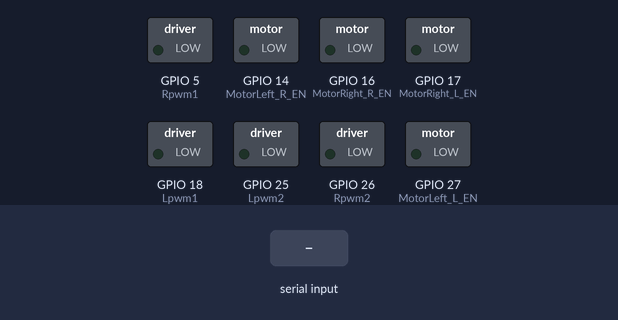
Recording of a sketch running on a simulated ESP32. Shown: switched loads named in the sketch (green lamp = pin HIGH). The inputs (shaded band) are chosen by the test bench. Nothing arrives over Bluetooth unless stated; what the sketch prints to the serial monitor is not drawn.

Above: at 1.2 s.
1.3 s: "<G>" received over the second serial link
At 2.5 s:
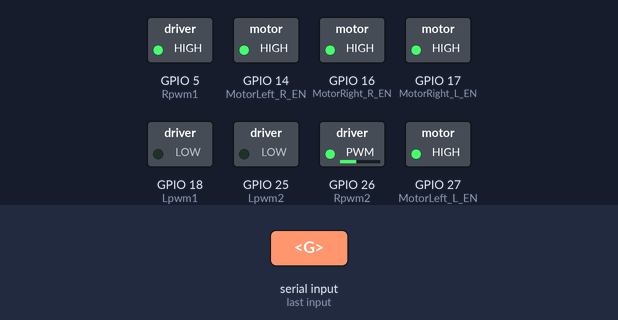
2.8 s: "<F,45>" received over the second serial link
At 3.7 s:
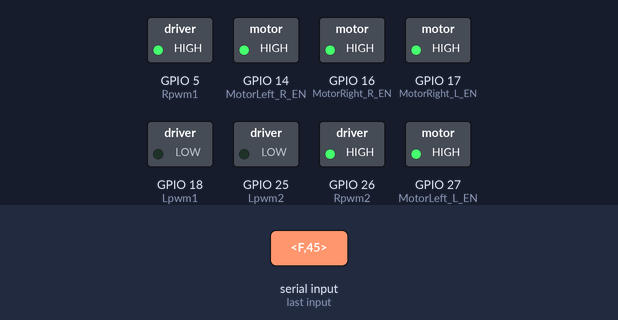
4.3 s: "<J>" received over the second serial link
At 4.9 s:
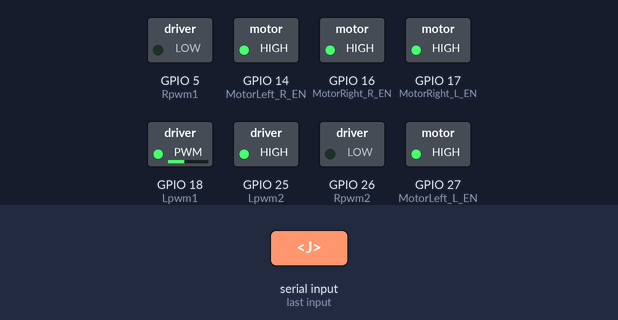
5.8 s: "<H>" received over the second serial link
At 7.0 s:
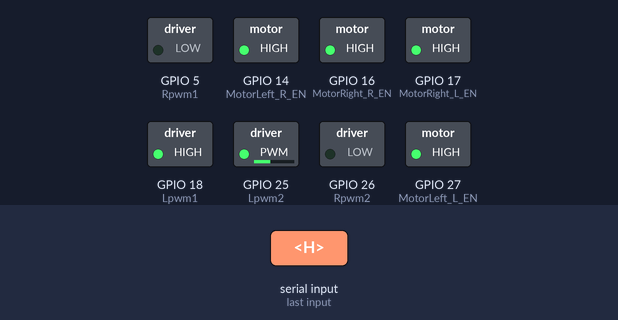
7.3 s: "<S>" received over the second serial link
At 8.4 s:
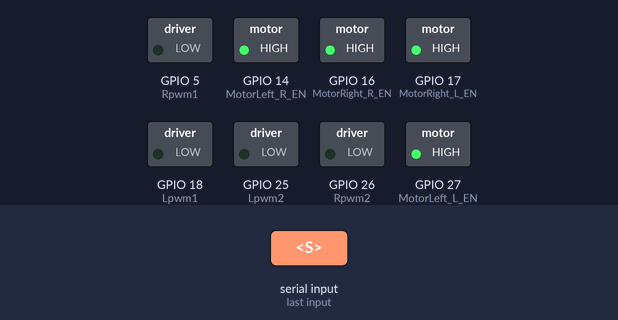
8.8 s: "<J>" received over the second serial link
At 9.5 s:
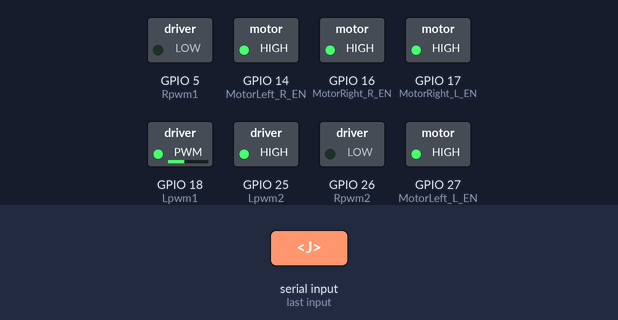
Timing chart, 0 to 11.3 s (numbered marks = the images above; inputs shaded):
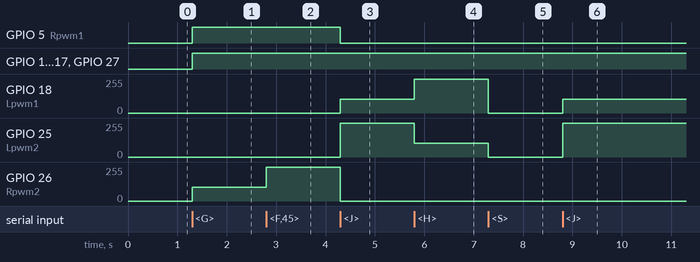

The sketch:

esp32.ino
```cpp
/*
 BTS7960 -> Arduino uno
 MotorRight_R_EN - 4
 MotorRight_L_EN - 5
 MotorLeft_R_EN - 8
 MotorLeft_L_EN - 9
 Rpwm1 - 6
 Lpwm1 - 7
 Rpwm2 - 10
 Lpwm2 - 11

 ROBOT CONTROL STATES:
 0 - stop_Robot
 1 - turn_Right
 2 - turn_Left
 3 - go_Forward
 4 - go_Backward
 5 - move_RightForward
 6 - move_LeftForward
 7 - move_RightBackward
 8 - move_LeftBackward
 */
#include "BluetoothSerial.h"

BluetoothSerial SerialBT;
const int MotorRight_R_EN = 16; // Pin to control the clockwise direction of Right Motor
const int MotorRight_L_EN = 17; // Pin to control the counterclockwise direction of Right Motor
const int MotorLeft_R_EN = 14; // Pin to control the clockwise direction of Left Motor
const int MotorLeft_L_EN = 27; // Pin to control the counterclockwise direction of Left Motor
const int Rpwm1 = 5; // pwm output - motor A
const int Lpwm1 = 18; // pwm output - motor B
const int Rpwm2 = 26; // pwm output - motor A
const int Lpwm2 = 25; // pwm output - motor B
long pwmLvalue = 255;
long pwmRvalue = 255;
byte pwmChannel;

const char startOfNumberDelimiter = '<';
const char endOfNumberDelimiter = '>';
int robotControlState;
int last_mspeed;

char c;
void setup() {
  Serial.begin(115200);
  SerialBT.begin("ESP32cAr"); //Bluetooth device name
  //Setup Right Motors
  pinMode(MotorRight_R_EN, OUTPUT); //Initiates Motor Channel A1 pin
  pinMode(MotorRight_L_EN, OUTPUT); //Initiates Motor Channel A2 pin

  //Setup Left Motors
  pinMode(MotorLeft_R_EN, OUTPUT); //Initiates Motor Channel B1 pin
  pinMode(MotorLeft_L_EN, OUTPUT); //Initiates Motor Channel B2 pin

  //Setup PWM pins as Outputs
  pinMode(Rpwm1, OUTPUT);
  pinMode(Lpwm1, OUTPUT);
  pinMode(Rpwm2, OUTPUT);
  pinMode(Lpwm2, OUTPUT);


  stop_Robot();
}// void setup()

void loop(){
  //int i = 0;
  if (SerialBT.available()) {
    Serial.write(SerialBT.read());
    c=SerialBT.read();
    processInput();
  }
}// void loop()

void processInput (){
  static long receivedNumber = 0;
  static boolean negative = false;
  switch (c){
  case endOfNumberDelimiter:
    if (negative)
      SetPWM(- receivedNumber, pwmChannel);
    else
      SetPWM(receivedNumber, pwmChannel);

    // fall through to start a new number
  case startOfNumberDelimiter:
    receivedNumber = 0;
    negative = false;
    pwmChannel = 0;
    break;

  case 'F': // Go FORWARD
    go_Forward(255);
    //Serial.println("forward");
    break;

  case 'B': // Go BACK
    go_Backwad(255);
    break;

  case 'R':
    turn_Right(255);
    break;

  case 'L':
    turn_Left(255);
    break;

  case 'I': // Top Right
    move_RightForward(255);
    break;

  case 'G': // Top Left
    move_LeftForward(255);
    break;

  case 'J': // Bottom Right
    move_RightBackward(255);
    break;

  case 'H': // Bottom Left
    move_LeftBackward(255);
    break;

  case 'S':
    stop_Robot();
    break;

  case 'X':
    pwmChannel = 1; // Rpwm1
    break;
  case 'Y': // Lpwm1
    pwmChannel = 2;
    break;

  case '1' ... '9':
    receivedNumber *= 10;
    receivedNumber += c - '0';
    break;

  case '-':
    negative = true;
    break;
  } // end of switch
} // void processInput ()

void stop_Robot(){ // robotControlState = 0
  if(robotControlState!=0){
    //SetMotors(2);
    analogWrite(Rpwm1, 0);
    analogWrite(Lpwm1, 0);
    analogWrite(Rpwm2, 0);
    analogWrite(Lpwm2, 0);
    robotControlState = 0;
  }
}// void stopRobot()

void turn_Right(int mspeed){ // robotControlState = 1
  if(robotControlState!=10 || last_mspeed!=mspeed){
    SetMotors(1);
    analogWrite(Rpwm1, 0);
    analogWrite(Lpwm1, mspeed);
    analogWrite(Rpwm2, mspeed);
    analogWrite(Lpwm2, 0);
    robotControlState=10;
    last_mspeed=mspeed;
  }
}// void turn_Right(int mspeed)

void turn_Left(int mspeed){ // robotControlState = 2
  if(robotControlState!=20 || last_mspeed!=mspeed){
    SetMotors(1);
    analogWrite(Rpwm1, mspeed);
    analogWrite(Lpwm1, 0);
    analogWrite(Rpwm2, 0);
    analogWrite(Lpwm2, mspeed);
    robotControlState=20;
    last_mspeed=mspeed;
  }
}// void turn_Left(int mspeed)

void go_Forward(int mspeed){ // robotControlState = 3
  if(robotControlState!=30 || last_mspeed!=mspeed){
    SetMotors(1);
    analogWrite(Rpwm1, mspeed);
    analogWrite(Lpwm1, 0);
    analogWrite(Rpwm2, mspeed);
    analogWrite(Lpwm2, 0);
    robotControlState=30;
    last_mspeed=mspeed;
  }
}// void goForward(int mspeed)

void go_Backwad(int mspeed){ // robotControlState = 4
  if(robotControlState!=40 || last_mspeed!=mspeed){
    SetMotors(1);
    analogWrite(Rpwm1, 0);
    analogWrite(Lpwm1, mspeed);
    analogWrite(Rpwm2, 0);
    analogWrite(Lpwm2, mspeed);
    robotControlState=40;
    last_mspeed=mspeed;
  }
}// void goBackwad(int mspeed)

void move_RightForward(int mspeed){ // robotControlState = 5
  if(robotControlState!=50 || last_mspeed!=mspeed){
    SetMotors(1);
    analogWrite(Rpwm1, mspeed*0.4);
    analogWrite(Lpwm1, 0);
    analogWrite(Rpwm2, mspeed);
    analogWrite(Lpwm2, 0);
    robotControlState=50;
    last_mspeed=mspeed;
  }
}// void move_RightForward(int mspeed)

void move_LeftForward(int mspeed){ // robotControlState = 6
  if(robotControlState!=60 || last_mspeed!=mspeed){
    SetMotors(1);
    analogWrite(Rpwm1, mspeed);
    analogWrite(Lpwm1, 0);
    analogWrite(Rpwm2, mspeed*0.4);
    analogWrite(Lpwm2, 0);
    robotControlState=60;
    last_mspeed=mspeed;
  }
}// move_LeftForward(int mspeed)

void move_RightBackward(int mspeed){ // robotControlState = 7
  if(robotControlState!=70 || last_mspeed!=mspeed){
    SetMotors(1);
    analogWrite(Rpwm1, 0);
    analogWrite(Lpwm1, mspeed*0.4);
    analogWrite(Rpwm2, 0);
    analogWrite(Lpwm2, mspeed);
    robotControlState=70;
    last_mspeed=mspeed;
  }
}// void move_RightBackward(int mspeed)

void move_LeftBackward(int mspeed){ // robotControlState = 8
  if(robotControlState!=80 || last_mspeed!=mspeed){
    SetMotors(1);
    analogWrite(Rpwm1, 0);
    analogWrite(Lpwm1, mspeed);
    analogWrite(Rpwm2, 0);
    analogWrite(Lpwm2, mspeed*0.4);
    robotControlState=80;
    last_mspeed=mspeed;
  }
}// void move_LeftBackward(int mspeed)

void stopRobot(int delay_ms){
  SetMotors(2);
  analogWrite(Rpwm1, 0);
  analogWrite(Lpwm1, 0);
  analogWrite(Rpwm2, 0);
  analogWrite(Lpwm2, 0);
  delay(delay_ms);
}// void stopRobot(int delay_ms)

void SetPWM(const long pwm_num, byte pwm_channel){
  if(pwm_channel==1){ // DRIVE MOTOR
    analogWrite(Rpwm1, 0);
    analogWrite(Rpwm2, 0);
    analogWrite(Lpwm1, pwm_num);
    analogWrite(Lpwm2, pwm_num);
    pwmRvalue = pwm_num;
  }
  else if(pwm_channel==2){ // STEERING MOTOR
    analogWrite(Lpwm1, 0);
    analogWrite(Lpwm2, 0);
    analogWrite(Rpwm1, pwm_num);
    analogWrite(Rpwm2, pwm_num);
    pwmLvalue = pwm_num;
  }
}// void SetPWM (const long pwm_num, byte pwm_channel)

void SetMotors(int controlCase){
  switch(controlCase){
    case 1:
      digitalWrite(MotorRight_R_EN, HIGH);
      digitalWrite(MotorRight_L_EN, HIGH);
      digitalWrite(MotorLeft_R_EN, HIGH);
      digitalWrite(MotorLeft_L_EN, HIGH);
    break;
    case 2:
      digitalWrite(MotorRight_R_EN, LOW);
      digitalWrite(MotorRight_L_EN, LOW);
      digitalWrite(MotorLeft_R_EN, LOW);
      digitalWrite(MotorLeft_L_EN, LOW);
    break;
  }
}// void SetMotors(int controlCase)
```

Measured:
- after the input at 1.3 s, GPIO 5 (Rpwm1), GPIO 14 (MotorLeft_R_EN), GPIO 16 (MotorRight_R_EN), GPIO 17 (MotorRight_L_EN), GPIO 27 (MotorLeft_L_EN): LOW → HIGH at once; GPIO 26 (Rpwm2): 0/255 → 102/255 at once
- after the input at 2.8 s, GPIO 26 (Rpwm2): 102/255 → 255/255 at once
- after the input at 4.3 s, GPIO 5 (Rpwm1): HIGH → LOW at once; GPIO 18 (Lpwm1): 0/255 → 102/255 at once; GPIO 25 (Lpwm2): 0/255 → 255/255 at once; GPIO 26 (Rpwm2): 255/255 → 0/255 at once
- after the input at 5.8 s, GPIO 18 (Lpwm1): 102/255 → 255/255 at once; GPIO 25 (Lpwm2): 255/255 → 102/255 at once
- after the input at 7.3 s, GPIO 18 (Lpwm1): 255/255 → 0/255 at once; GPIO 25 (Lpwm2): 102/255 → 0/255 at once
- after the input at 8.8 s, GPIO 18 (Lpwm1): 0/255 → 102/255 at once; GPIO 25 (Lpwm2): 0/255 → 255/255 at once
